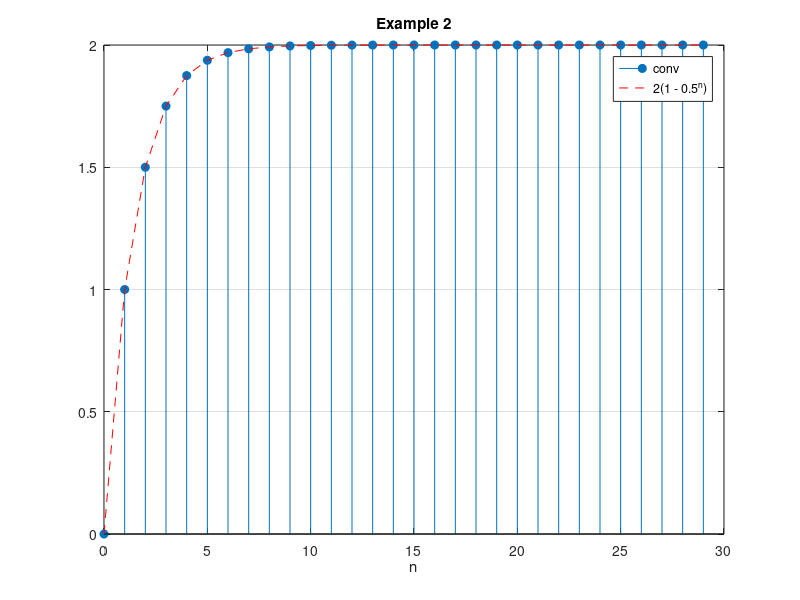
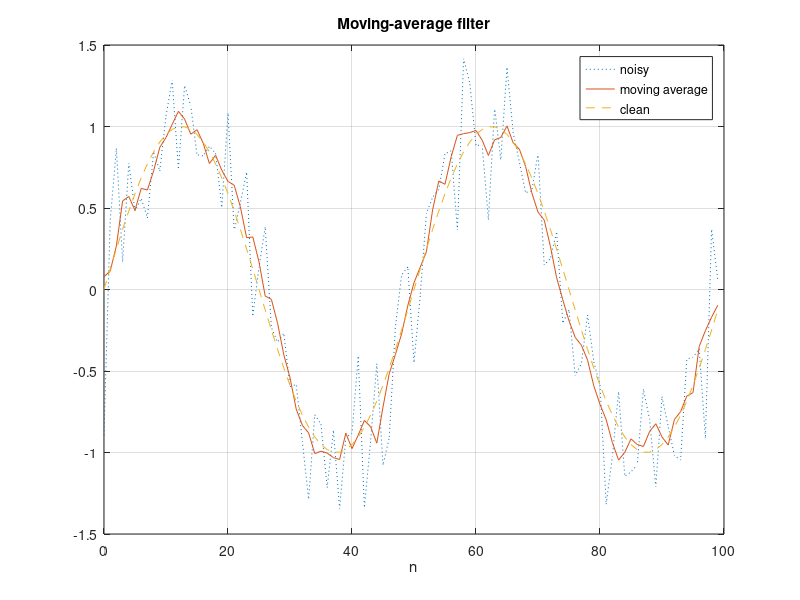

The MATLAB source for these figures, in order:
% Signals and Systems — Computing the Convolution Sum
%title: Flip, Shift, Multiply and Add
%ar-title: اعكس، أزح، اضرب واجمع
%lesson: ss-ch2-2
%course: signals-systems

%% Example 1 with conv
%ar: x = 1, 2, 1, 2 و h = 1, 1. الناتج بطول 4 + 2 − 1 = 5.
x = [1 2 1 2]; h = [1 1];
y = conv(x, h);
fprintf('y = %s\n', num2str(y))
%check: isequal(y, [1 3 3 3 2])

%% The flip-and-shift loop, written out
%ar: نكتب نفس الحساب بحلقة: لكل n نعكس h ونزيحها ونضرب في x ونجمع. هذا ما تعمله بيدك، و conv تعمله أسرع.
N = numel(x) + numel(h) - 1; y2 = zeros(1, N);
for n = 0:N-1
    for k = 0:numel(x)-1
        if n - k >= 0 && n - k < numel(h), y2(n+1) = y2(n+1) + x(k+1)*h(n-k+1); end
    end
end
fprintf('loop: %s\n', num2str(y2))
%check: isequal(y2, y)

%% Example 2: infinite signals, truncated
%ar: x[n] = (1/2)^(n−1) u[n − 1] و h = u[n]. نأخذ 30 عيّنة من كل منهما: أول 30 قيمة من الناتج صحيحة تمامًا. نقارن بالقانون 2(1 − (1/2)^n).
n = 0:29;
x = (0.5).^(n - 1) .* (n >= 1); h = ones(1, 30);
y = conv(x, h); y = y(1:30);
yf = 2*(1 - 0.5.^n);
fprintf('max error vs formula = %.2e\n', max(abs(y - yf)))
stem(n, y, 'filled'); hold on; plot(n, yf, 'r--'); hold off; grid on; xlabel('n'); legend('conv', '2(1 - 0.5^n)'); title('Example 2')
%check: max(abs(y - yf)) < 1e-12

%% Example 3: the three regions
%ar: x = 1 عند 0 ≤ n ≤ 4، و h = α^n عند 0 ≤ n ≤ 6. نختار α = 1.2 ونقارن conv بالقوانين الثلاثة للمناطق.
a = 1.2; x = ones(1, 5); h = a.^(0:6);
y = conv(x, h); n = 0:numel(y)-1;
yf = zeros(size(n));
for k = n
    if k <= 4, yf(k+1) = (1 - a^(k+1))/(1 - a);
    elseif k <= 6, yf(k+1) = (a^(k-4) - a^(k+1))/(1 - a);
    elseif k <= 10, yf(k+1) = (a^(k-4) - a^7)/(1 - a); end
end
fprintf('max error = %.2e\n', max(abs(y - yf)))
%check: max(abs(y - yf)) < 1e-12

%%! Project idea: a moving-average filter
%ar: مشروع: متوسط متحرك لـ M عيّنة = التفاف مع h = ones(1, M)/M. يزيل الضوضاء من قراءات حساس. جرّب M = 5 على إشارة مشوشة.
rng(3); n = 0:99; s = sin(2*pi*n/50); noisy = s + 0.3*randn(size(n));
M = 5; sm = conv(noisy, ones(1, M)/M, 'same');
figure; plot(n, noisy, ':', n, sm, n, s, '--'); grid on; legend('noisy', 'moving average', 'clean'); xlabel('n'); title('Moving-average filter')
fprintf('rms error: noisy %.3f, filtered %.3f\n', sqrt(mean((noisy - s).^2)), sqrt(mean((sm(3:end-2) - s(3:end-2)).^2)))
